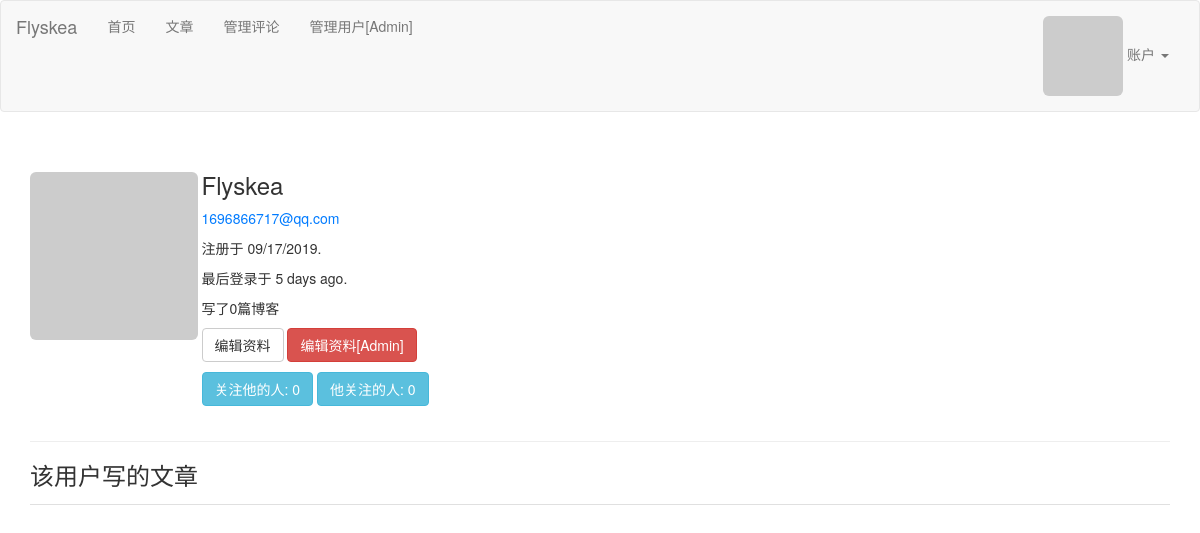
The app's page /user/Flyskea (signed in), older data.
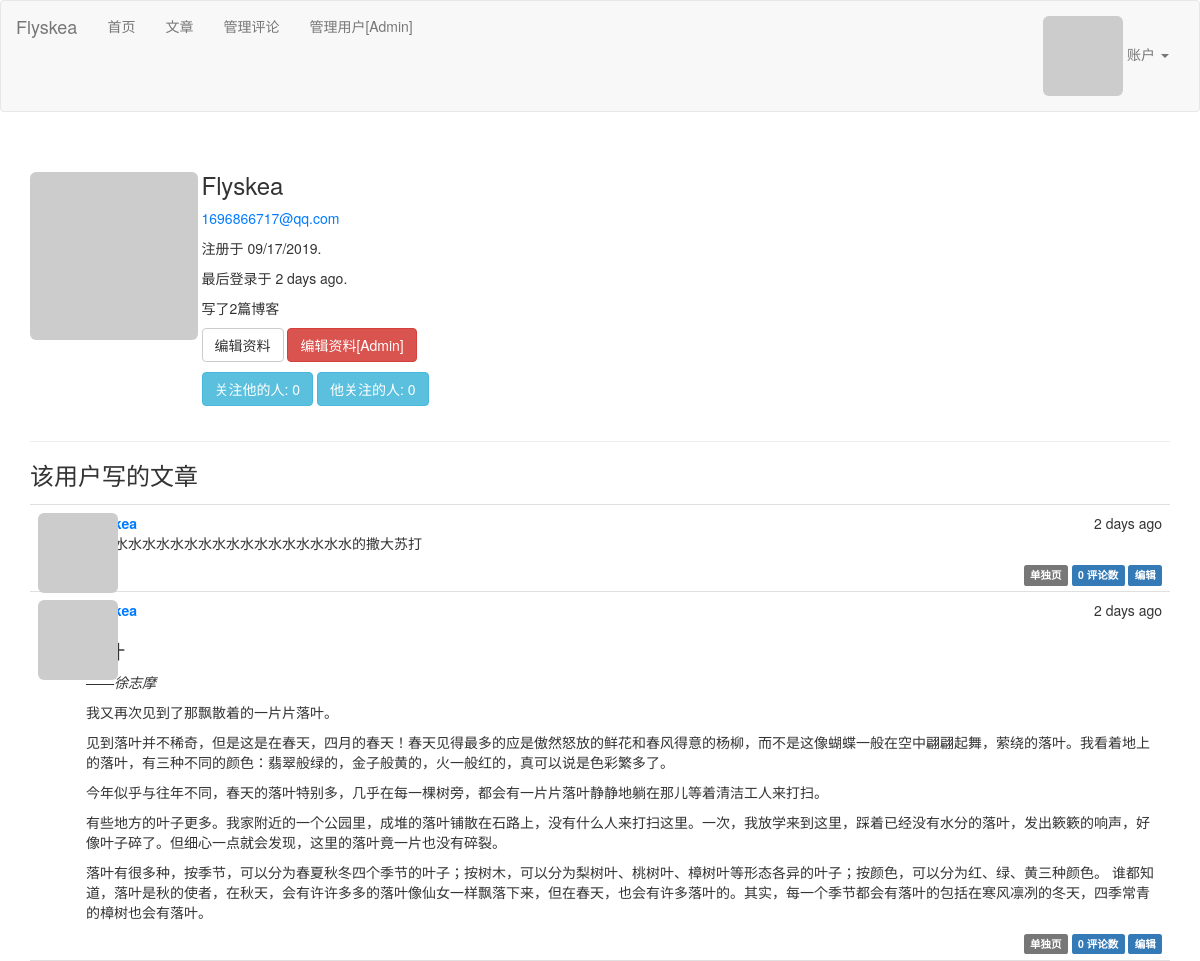
The same page, newer data.
### app/models.py (models this page shows, shortened)
class User(db.Model,UserMixin):
    __tablename__ = 'users'
    id = db.Column(db.Integer, primary_key=True)
    email = db.Column(db.String(64), unique=True, index=True)
    username = db.Column(db.String(64), unique=True, index=True)
    role_id = db.Column(db.Integer, db.ForeignKey('roles.id'))
    password_hash = db.Column(db.String(128))
    confirmed = db.Column(db.Boolean, default=False)
    name = db.Column(db.String(64))
    location = db.Column(db.String(64))
    about_me = db.Column(db.Text())
    member_since = db.Column(db.DateTime(),default=datetime.utcnow)
    last_seen = db.Column(db.DateTime(),default=datetime.utcnow)
    avatar_hash = db.Column(db.String(32))
    posts = db.relationship('Post', backref='author', lazy='dynamic')
    comments = db.relationship('Comment', backref='author', lazy='dynamic')
    followed = db.relationship('Follow',
                            foreign_keys=[Follow.follower_id],
                            backref=db.backref('follower', lazy='joined'),
                            lazy='dynamic',
                            cascade='all, delete-orphan')
    followers = db.relationship('Follow',
                            foreign_keys=[Follow.followed_id],
                            backref=db.backref('followed', lazy='joined'),
                            lazy='dynamic',
                            cascade='all, delete-orphan')
    @property
    def password(self):
        raise AttributeError('password is not a readable attribute')
    def can(self, perm):
        return self.role is not None and self.role.has_permission(perm)
    def is_administrator(self):
        return self.can(Permission.ADMIN)
    def gravatar(self, size=100, default='identicon', rating='g'):
        if request.is_secure:
            url = 'https://secure.gravatar.com/avatar'
        else:
            url = 'http://www.gravatar.com/avatar'
        hash = self.avatar_hash or self.gravatar_hash()
        return '{url}/{hash}?s={size}&d={default}&r={rating}'.format(
            url=url, hash=hash, size=size, default=default, rating=rating)
    def ping(self):
        self.last_seen = datetime.utcnow()
        db.session.add(self)
        db.session.commit()

class Post(db.Model):
    __tablename__ = 'posts'
    id = db.Column(db.Integer, primary_key=True)
    body = db.Column(db.Text)
    body_html = db.Column(db.Text)
    timestamp = db.Column(db.DateTime, index=True, default=datetime.utcnow)
    author_id = db.Column(db.Integer, db.ForeignKey('users.id'))
    comments = db.relationship('Comment', backref='post', lazy='dynamic')

### app/main/views.py (the view)
@main.route('/user/<username>')
@login_required
def user(username):
    user = User.query.filter_by(username=username).first()
    if user is None:
        abort(404)
    posts = user.posts.order_by(Post.timestamp.desc()).all()
    return render_template('user.html', user=user, posts=posts)

### app/auth/views.py (called while the page is built)
@auth.before_app_request
def before_request():
    if current_user.is_authenticated:
        current_user.ping()
        if not current_user.confirmed \
                and request.endpoint \
                and request.blueprint != 'auth' \
                and request.endpoint != 'static':
            return redirect(url_for('auth.unconfirmed'))

### app/main/__init__.py (called while the page is built)
@main.app_context_processor
def inject_permissions():
    return dict(Permission=Permission)

### app/main/views.py (called while the page is built)
@main.after_app_request
def after_request(response):
    for query in get_debug_queries():
        if query.duration >= current_app.config['FLASKY_SLOW_DB_QUERY_TIME']:
            current_app.logger.warning(
                'Slow query: %s\nParameters: %s\nDuration: %fs\nContext: %s\n' %
                   (query.statement, query.parameters, query.duration,
                    query.context))
    return response

### app/models.py (called while the page is built)
@login_manager.user_loader
def load_user(user_id):
    return User.query.get(int(user_id))

    def has_permission(self, perm):
        return self.permissions & perm == perm

### app/templates/user.html (shortened to what this page needs)
{% extends "base.html" %}
{% block page_content %}
<div class="page-header">
    <img class="profile-thumbnail img-responsive img-rounded" src="{{ user.gravatar() }}" alt="Responsive image">
    <div class="profile-header">
        <h3>{{ user.username }}</h3>
        {% if current_user.is_administrator() %}
            <p><a href="{{ url_for('main.user', username=current_user.username) }}">{{ user.email }}</a></p>
        {% endif %}
        <p>注册于 {{ moment(user.member_since).format('L') }}.</p>
        <p>最后登录于 {{ moment(user.last_seen).fromNow() }}.</p>
        <p>写了{{ user.posts.count() }}篇博客</p>
        <p>
            {% if user == current_user %}
                <a class="btn btn-default" href="{{ url_for('.edit_profile') }}">编辑资料</a>
            {% endif %}
            {% if current_user.is_administrator() %}
                <a class="btn btn-danger" href="{{ url_for('.edit_profile_admin', id=user.id) }}">编辑资料[Admin]</a>
            {% endif %}
        </p>
        <a href="{{ url_for('.followers', username=user.username) }}">
            <span class="btn btn-info">关注他的人: {{ user.followers.count() -1 }}</span>
        </a>
        <a href="{{ url_for('.followed', username=user.username) }}">
            <span class="btn btn-info">他关注的人: {{ user.followed.count() -1 }}</span>
        </a>
    </div>
</div>
<h3>该用户写的文章</h3>
{% include '_posts.html' %}
{% endblock %}

### app/templates/base.html (shortened to what this page needs)
{% extends "bootstrap/base.html" %}
{% block head %}
{{ super() }}
<link rel="stylesheet" type="text/css" href="{{ url_for('static', filename='styles.css') }}">
{% endblock %}
{% block navbar %}
<nav class="navbar navbar-default">
    <div class="container-fluid">
        <div class="navbar-header">
        <a class="navbar-brand" href="#">Flyskea</a>
        </div>
        <div class="collapse navbar-collapse" id="bs-example-navbar-collapse-1">
        <ul class="nav navbar-nav">
            <li class="{% block activate %}{% endblock %}"><a href="{{ url_for('main.index') }}">首页</a></li>
            <li class="{% block posts_activate %}{% endblock %}"><a href="{{ url_for('main.posts') }}">文章</a></li>
            {% if current_user.can(Permission.MODERATE) %}
                <li class="{% block moder_activate %}{% endblock %}"><a href="{{ url_for('main.moderate') }}">管理评论</a></li>
            {% endif %}
            {% if current_user.is_administrator() %}
                <li class="{% block admin_activate %}{% endblock %}">
                    <a href="{{ url_for('main.manageuser') }}">
                    管理用户[Admin]
                    </a>
                </li>
            {% endif %}
        </ul>
        <ul class="nav navbar-nav navbar-right">
            {% if current_user.is_authenticated %}
            <li class="dropdown">
            <a href="#" class="dropdown-toggle" data-toggle="dropdown" role="button" aria-haspopup="true" aria-expanded="false">
                <img src="{{ current_user.gravatar(size=18) }}" class="img-rounded">
                账户 <span class="caret"></span></a>
                {% else %}
                <li class="{% block login_activate %}{% endblock %}" ><a href="{{ url_for('auth.login') }}">登录</a></li>
                {% endif %}
            </ul>
        </div>
    </div>
</nav>
{% endblock %}
{% block content %}
<div class="container">
    {% block page_content %}{% endblock %}
</div>
{% endblock %}

### app/templates/_posts.html
<ul class="posts">
    {% for post in posts %}
    <li class="post">
        <div class="post-thumbnail">
            <a href="{{ url_for('.user', username=post.author.username) }}">
                <img class="img-rounded profile-thumbnail" src="{{ post.author.gravatar(size=40) }}">
            </a>
        </div>
        <div class="post-content">
            <div class="post-date">{{ moment(post.timestamp).fromNow() }}</div>
            <div class="post-author"><a href="{{ url_for('.user', username=post.author.username) }}">{{ post.author.username }}</a></div>
            <div class="post-body">
                {% if post.body_html %}
                    {{ post.body_html | safe }}
                {% else %}
                    {{ post.body }}
                {% endif %}
            <div class="post-footer">
                <a href="{{ url_for('.post', id=post.id) }}">
                    <span class="label label-default">单独页</span>
                </a>
                <a href="{{ url_for('.post', id=post.id) }}#comments">
                    <span class="label label-primary">{{ post.comments.count() }} 评论数</span>
                </a>
                {% if current_user == post.author %}
                <a href="{{ url_for('.edit', id=post.id) }}">
                    <span class="label label-primary">编辑</span>
                </a>
                {% elif current_user.is_administrator() %}
                <a href="{{ url_for('.edit', id=post.id) }}">
                    <span class="label label-danger">编辑[Admin]</span>
                </a>
                {% endif %}
            </div>
            </div>
        </div>
    </li>
    {% endfor %}
</ul>

### app/static/styles.css (style rules this page uses)
.profile-thumbnail { position: absolute; }
.profile-header { min-height: 260px; margin-left: 12.25em; }
a { color: #007bff; text-decoration: none; }
p { margin-top: 0; }
ul.posts { list-style-type: none; padding: 0px; margin: 16px 0px 0px 0px; border-top: 1px solid #e0e0e0; }
div.page-header img.profile-thumbnail { height: 12em; width: 100%； }
ul.posts li.post { padding: 8px; border-bottom: 1px solid #e0e0e0; }
div.post-date { float: right; }
div.post-author { font-weight: bold; }
div.post-thumbnail { position: absolute; }
div.post-content { margin-left: 48px; min-height: 48px; }
div.post-footer { text-align: right; }
.post-body h1 { font-size: 140%; }

Row changes from the older to the newer data that the page shows:
changed User "Flyskea": last_seen "5 days ago" → "2 days ago"
added Post: timestamp "2 days ago", body_html "水水水水水水水水水水水水水水水水水水水的撒大苏打", comments.count "0"
added Post: timestamp "2 days ago", body_html "——徐志摩 我又再次见到了那飘散着的一片片落叶。 见到落叶并不稀奇，但是这是在春天，四月的春天！春天见得最多的应是傲然怒放的鲜花和春风得意的杨柳，而不是这像蝴蝶一般在空中翩翩起舞，萦绕的落叶。我看着地上的落叶，有三种不同的颜色：翡翠般绿的，金子般黄的，火一般红的，真可以说是色彩繁多了。 今年似乎与往年不同，春天的落叶特别多，几乎在每一棵树旁，都会有一片片落叶静静地躺在那儿等着清洁工人来打扫。 有些地方的叶子更多。我家附近的一个公园里，成堆的落叶铺散在石路上，没有什么人来打扫这里。一次，我放学来到这里，踩着已经没有水分的落叶，发出簌簌的响声，好像叶子碎了。但细心一点就会发现，这里的落叶竟一片也没有碎裂。 落叶有很多种，按季节，可以分为春夏秋冬四个季节的叶子；按树木，可以分为梨树叶、桃树叶、樟树叶等形态各异的叶子；按颜色，可以分为红、绿、黄三种颜色。 谁都知道，落叶是秋的使者，在秋天，会有许许多多的落叶像仙女一样飘落下来，但在春天，也会有许多落叶的。其实，每一个季节都会有落叶的包括在寒风凛冽的冬天，四季常青的樟树也会有落叶。", comments.count "0"
Text that changed along with them:
{{ user.posts.count() }}: "0" → "2"
